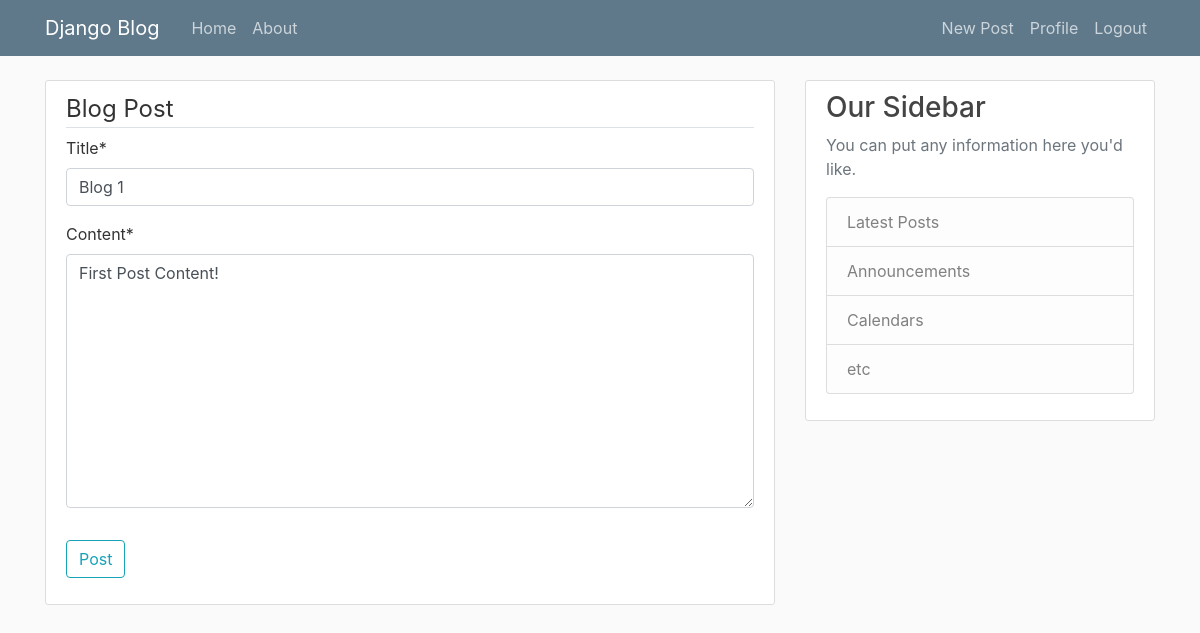
Page /post/1/update (signed in) on the earlier database version.
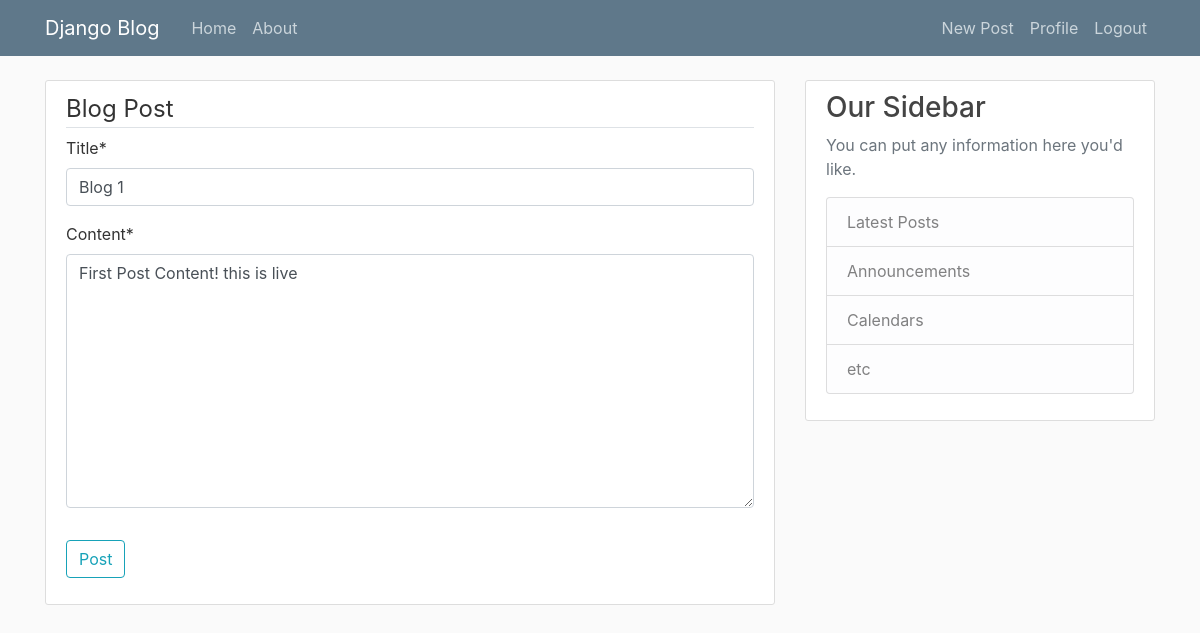
Same page on the later database version.
### blog/models.py (models this page shows, shortened)
class Post(models.Model):
    title = models.CharField(max_length=100)
    content = models.TextField()
    date_posted = models.DateTimeField(default=timezone.now)
    author = models.ForeignKey(User, on_delete=models.CASCADE)

### blog/views.py (the view, shortened to what this page needs)
# urls.py: path('post/<int:pk>/update', PostUpdateView.as_view(), name='post-update'),
class PostUpdateView(LoginRequiredMixin, UserPassesTestMixin, UpdateView):
    model = Post
    fields = ['title', 'content']
    def test_func(self):
        post = self.get_object()
        if self.request.user == post.author:
            return True
        return False

### blog/templates/blog/post_form.html (shortened to what this page needs)
{% extends "blog/base.html" %}
{% load crispy_forms_tags %}
{% block content %}
    <div class="content-section">
        <form method="POST">
            <fieldset class="form-group">
                <legend class="border-bottom">Blog Post</legend>
                {{ form|crispy }}
            </fieldset>
            <div class="form-group">
                <button class="btn btn-outline-info" type="submit">Post</button>
            </div>
        </form>
    </div>
{% endblock content %}

Differences in the rows shown:
changed Post "Blog 1": content "First Post Content!" → "First Post Content! this is live"
